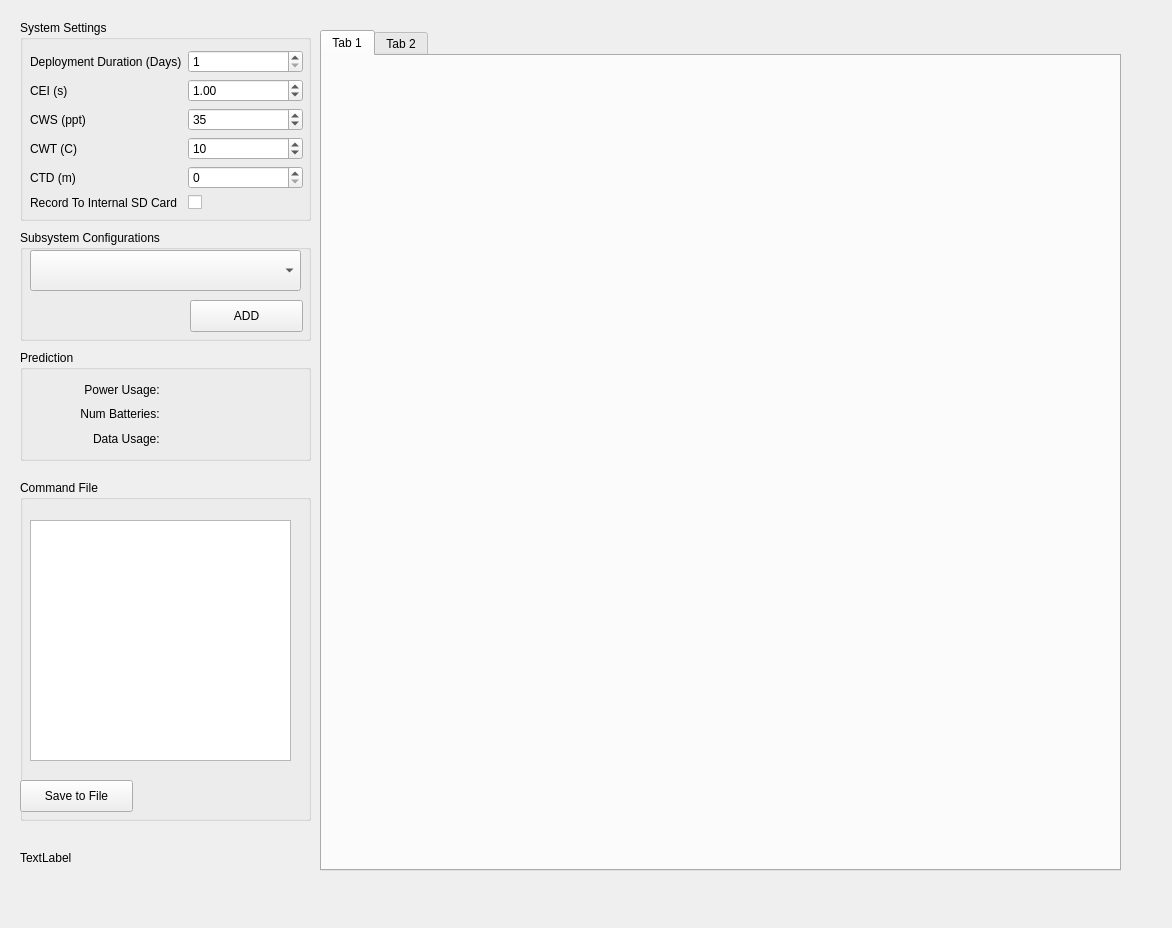
<?xml version="1.0" encoding="UTF-8"?>
<ui version="4.0">
 <class>RoweTechPredictor</class>
 <widget class="QMainWindow" name="RoweTechPredictor">
  <property name="geometry">
   <rect>
    <x>0</x>
    <y>0</y>
    <width>1172</width>
    <height>928</height>
   </rect>
  </property>
  <property name="windowTitle">
   <string>MainWindow</string>
  </property>
  <widget class="QWidget" name="centralWidget">
   <widget class="QGroupBox" name="groupBox">
    <property name="geometry">
     <rect>
      <x>20</x>
      <y>20</y>
      <width>291</width>
      <height>201</height>
     </rect>
    </property>
    <property name="title">
     <string>System Settings</string>
    </property>
    <widget class="QWidget" name="formLayoutWidget">
     <property name="geometry">
      <rect>
       <x>10</x>
       <y>30</y>
       <width>273</width>
       <height>164</height>
      </rect>
     </property>
     <layout class="QFormLayout" name="formLayout">
      <item row="0" column="0">
       <widget class="QLabel" name="label">
        <property name="text">
         <string>Deployment Duration (Days)</string>
        </property>
       </widget>
      </item>
      <item row="0" column="1">
       <widget class="QSpinBox" name="deploymentDurationSpinBox">
        <property name="minimum">
         <number>1</number>
        </property>
        <property name="maximum">
         <number>9999</number>
        </property>
       </widget>
      </item>
      <item row="1" column="0">
       <widget class="QLabel" name="label_2">
        <property name="text">
         <string>CEI (s)</string>
        </property>
       </widget>
      </item>
      <item row="1" column="1">
       <widget class="QDoubleSpinBox" name="ceiDoubleSpinBox">
        <property name="maximum">
         <double>99999.990000000005239</double>
        </property>
        <property name="value">
         <double>1.000000000000000</double>
        </property>
       </widget>
      </item>
      <item row="2" column="0">
       <widget class="QLabel" name="label_3">
        <property name="text">
         <string>CWS (ppt)</string>
        </property>
       </widget>
      </item>
      <item row="2" column="1">
       <widget class="QSpinBox" name="cwsSpinBox">
        <property name="value">
         <number>35</number>
        </property>
       </widget>
      </item>
      <item row="5" column="0">
       <widget class="QLabel" name="label_4">
        <property name="text">
         <string>Record To Internal SD Card</string>
        </property>
       </widget>
      </item>
      <item row="5" column="1">
       <widget class="QCheckBox" name="cerecordCheckBox">
        <property name="text">
         <string/>
        </property>
       </widget>
      </item>
      <item row="3" column="1">
       <widget class="QSpinBox" name="cwtSpinBox">
        <property name="minimum">
         <number>-100</number>
        </property>
        <property name="maximum">
         <number>100</number>
        </property>
        <property name="value">
         <number>10</number>
        </property>
       </widget>
      </item>
      <item row="4" column="1">
       <widget class="QSpinBox" name="ctdSpinBox">
        <property name="maximum">
         <number>10000</number>
        </property>
       </widget>
      </item>
      <item row="3" column="0">
       <widget class="QLabel" name="label_5">
        <property name="text">
         <string>CWT (C)</string>
        </property>
       </widget>
      </item>
      <item row="4" column="0">
       <widget class="QLabel" name="label_6">
        <property name="text">
         <string>CTD (m)</string>
        </property>
       </widget>
      </item>
     </layout>
    </widget>
   </widget>
   <widget class="QGroupBox" name="subsystemConfigGroupBox">
    <property name="geometry">
     <rect>
      <x>20</x>
      <y>230</y>
      <width>291</width>
      <height>111</height>
     </rect>
    </property>
    <property name="title">
     <string>Subsystem Configurations</string>
    </property>
    <widget class="QComboBox" name="subsystemComboBox">
     <property name="geometry">
      <rect>
       <x>10</x>
       <y>20</y>
       <width>271</width>
       <height>41</height>
      </rect>
     </property>
    </widget>
    <widget class="QPushButton" name="addSubsystemButton">
     <property name="geometry">
      <rect>
       <x>170</x>
       <y>70</y>
       <width>113</width>
       <height>32</height>
      </rect>
     </property>
     <property name="text">
      <string>ADD</string>
     </property>
    </widget>
   </widget>
   <widget class="QTabWidget" name="tabSubsystem">
    <property name="enabled">
     <bool>true</bool>
    </property>
    <property name="geometry">
     <rect>
      <x>320</x>
      <y>30</y>
      <width>801</width>
      <height>841</height>
     </rect>
    </property>
    <property name="currentIndex">
     <number>0</number>
    </property>
    <widget class="QWidget" name="tab_3">
     <attribute name="title">
      <string>Tab 1</string>
     </attribute>
    </widget>
    <widget class="QWidget" name="tab_4">
     <attribute name="title">
      <string>Tab 2</string>
     </attribute>
    </widget>
   </widget>
   <widget class="QGroupBox" name="predictionGroupBox">
    <property name="geometry">
     <rect>
      <x>20</x>
      <y>350</y>
      <width>291</width>
      <height>111</height>
     </rect>
    </property>
    <property name="title">
     <string>Prediction</string>
    </property>
    <widget class="QWidget" name="layoutWidget">
     <property name="geometry">
      <rect>
       <x>0</x>
       <y>30</y>
       <width>291</width>
       <height>68</height>
      </rect>
     </property>
     <layout class="QGridLayout" name="gridLayout_2">
      <item row="1" column="1">
       <widget class="QLabel" name="numBatteriesLabel">
        <property name="text">
         <string/>
        </property>
       </widget>
      </item>
      <item row="2" column="1">
       <widget class="QLabel" name="dataUsageLabel">
        <property name="text">
         <string/>
        </property>
       </widget>
      </item>
      <item row="1" column="0">
       <widget class="QLabel" name="label_17">
        <property name="text">
         <string>Num Batteries: </string>
        </property>
        <property name="alignment">
         <set>Qt::AlignRight|Qt::AlignTrailing|Qt::AlignVCenter</set>
        </property>
       </widget>
      </item>
      <item row="0" column="1">
       <widget class="QLabel" name="powerLabel">
        <property name="text">
         <string/>
        </property>
       </widget>
      </item>
      <item row="0" column="0">
       <widget class="QLabel" name="label_16">
        <property name="sizePolicy">
         <sizepolicy hsizetype="Preferred" vsizetype="Preferred">
          <horstretch>0</horstretch>
          <verstretch>0</verstretch>
         </sizepolicy>
        </property>
        <property name="text">
         <string>Power Usage: </string>
        </property>
        <property name="alignment">
         <set>Qt::AlignRight|Qt::AlignTrailing|Qt::AlignVCenter</set>
        </property>
       </widget>
      </item>
      <item row="2" column="0">
       <widget class="QLabel" name="label_29">
        <property name="text">
         <string>Data Usage: </string>
        </property>
        <property name="alignment">
         <set>Qt::AlignRight|Qt::AlignTrailing|Qt::AlignVCenter</set>
        </property>
       </widget>
      </item>
     </layout>
    </widget>
   </widget>
   <widget class="QGroupBox" name="commandFileGroupBox">
    <property name="geometry">
     <rect>
      <x>20</x>
      <y>480</y>
      <width>291</width>
      <height>341</height>
     </rect>
    </property>
    <property name="title">
     <string>Command File</string>
    </property>
    <widget class="QTextBrowser" name="commandFileTextBrowser">
     <property name="geometry">
      <rect>
       <x>10</x>
       <y>40</y>
       <width>261</width>
       <height>241</height>
      </rect>
     </property>
    </widget>
    <widget class="QPushButton" name="saveCommandsButton">
     <property name="geometry">
      <rect>
       <x>0</x>
       <y>300</y>
       <width>113</width>
       <height>32</height>
      </rect>
     </property>
     <property name="text">
      <string>Save to File</string>
     </property>
    </widget>
   </widget>
   <widget class="QLabel" name="revLabel">
    <property name="geometry">
     <rect>
      <x>20</x>
      <y>850</y>
      <width>291</width>
      <height>16</height>
     </rect>
    </property>
    <property name="text">
     <string>TextLabel</string>
    </property>
   </widget>
  </widget>
 </widget>
 <resources/>
 <connections/>
</ui>
